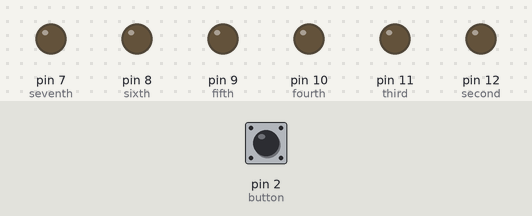
Bench run of a sketch on a simulated Arduino Uno, built with avr-gcc and run on an emulated ATmega328P. Shown: output pins drawn as LEDs (lit = HIGH). Dashed ring = blinking. Inputs (shaded band) come from the test bench; at power-on: pin 2 (button) HIGH. Random numbers use the default seed unless the sketch sets one; pins used as bus, display or sensor lines are not drawn.

Above: at 1.2 s.
1.3 s: pin 2 (button) pulled LOW for 1 s
At 2.35 s:
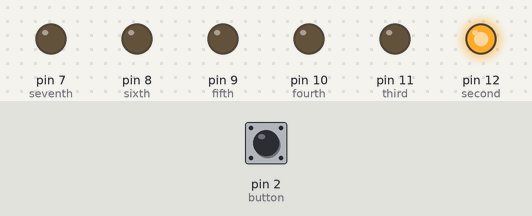
4.3 s: pin 2 (button) pulled LOW for 0.15 s
At 5.05 s:
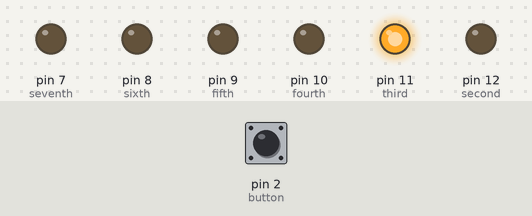
7.4 s: pin 2 (button) pulled LOW for 3.2 s
At 8.45 s:
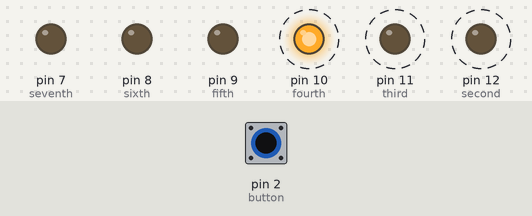
Timing chart, 0 to 13.1 s (numbered marks = the images above; inputs shaded):
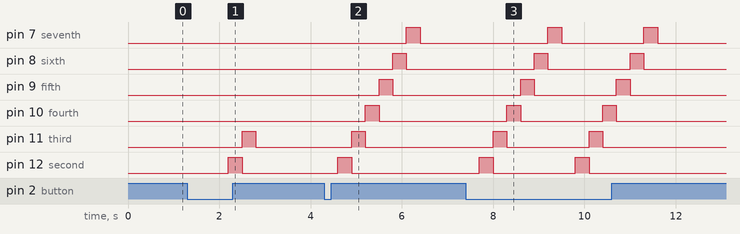

The sketch:

Cyclone_Game.ino
```cpp
/*
 Arduino Dice :)
 This example shows how to simulate throwing a dice with 6 LEDs
 By Esther van der Stappen
 */

// 6 consecutive digital pins for the LEDs
int first = 13;
int second = 12;
int third = 11;
int fourth = 10;
int fifth = 9;
int sixth = 8;
int seventh = 7;
int myLeds[7] = {13, 12, 11, 10, 9, 8, 7};
int pace = 300;

// pn for the button switch
int button = 2;
// value to check state of button switch
int pressed;

void setup() {
  // set all LED pins to OUTPUT
//  pinMode(myLeds[0],OUTPUT);
//  pinMode(myLeds[1],OUTPUT);
//  pinMode(myLeds[2],OUTPUT);
//  pinMode(myLeds[3],OUTPUT);
//  pinMode(myLeds[4],OUTPUT);
//  pinMode(myLeds[5],OUTPUT);
  for(int i = 0; i < 7; i++){
    pinMode(myLeds[i],OUTPUT);
  }
  // set buttin pin to INPUT
  pinMode(button,INPUT);
  digitalWrite(button, HIGH);
}

void loop() {
  // if button is pressed - throw the dice
  pressed = digitalRead(button);

  if (pressed == LOW) {
    // remove previous number to LOW
//    digitalWrite(myLeds[0], LOW);
//    digitalWrite(myLeds[1], LOW);
//    digitalWrite(myLeds[2], LOW);
//    digitalWrite(myLeds[3], LOW);
//    digitalWrite(myLeds[4], LOW);
//    digitalWrite(myLeds[5], LOW);
    for(int i = 0; i < 7; i++){
      digitalWrite(myLeds[i], LOW);
    }
    // get a random number in the range [1,6]
    int randomNum = random(1,8);
    //write IF statements to light up the lights
    digitalWrite(first, HIGH);
    delay(pace);
    digitalWrite(first,LOW);
    if (randomNum >= 2){
      digitalWrite(second,HIGH);
      delay(pace);
      digitalWrite(second,LOW);
    }
    if (randomNum >= 3){
      digitalWrite(third, HIGH);
      delay(pace);
      digitalWrite(third,LOW);
    }
    if (randomNum >= 4){
      digitalWrite(fourth, HIGH);
      delay(pace);
      digitalWrite(fourth,LOW);
    }
    if (randomNum >= 5){
      digitalWrite(fifth, HIGH);
      delay(pace);
      digitalWrite(fifth,LOW);
    }
    if (randomNum >= 6){
      digitalWrite(sixth, HIGH);
      delay(pace);
      digitalWrite(sixth,LOW);
      }
    if (randomNum >= 7){
      digitalWrite(seventh, HIGH);
      delay(pace);
      digitalWrite(seventh,LOW);
      }
    }

}
```

Measured:
- after the input at 1.3 s, pin 11 (third): LOW → HIGH after 1.2 s, → LOW 0.30 s later; pin 12 (second): LOW → HIGH after 0.90 s, → LOW 0.30 s later
- after the input at 4.3 s, pin 7 (seventh): LOW → HIGH after 1.8 s, → LOW 0.30 s later; pin 8 (sixth): LOW → HIGH after 1.5 s, → LOW 0.30 s later; pin 9 (fifth): LOW → HIGH after 1.2 s, → LOW 0.30 s later; pin 10 (fourth): LOW → HIGH after 0.90 s, → LOW 0.30 s later; pin 11 (third): LOW → HIGH after 0.60 s, → LOW 0.30 s later
- after the input at 7.4 s, pin 7 (seventh): alternates HIGH for 0.30 s and LOW for 1.8 s, 4 changes in all, then stays LOW, starting after 1.8 s; pin 8 (sixth): alternates HIGH for 0.30 s and LOW for 1.8 s, 4 changes in all, then stays LOW, starting after 1.5 s
